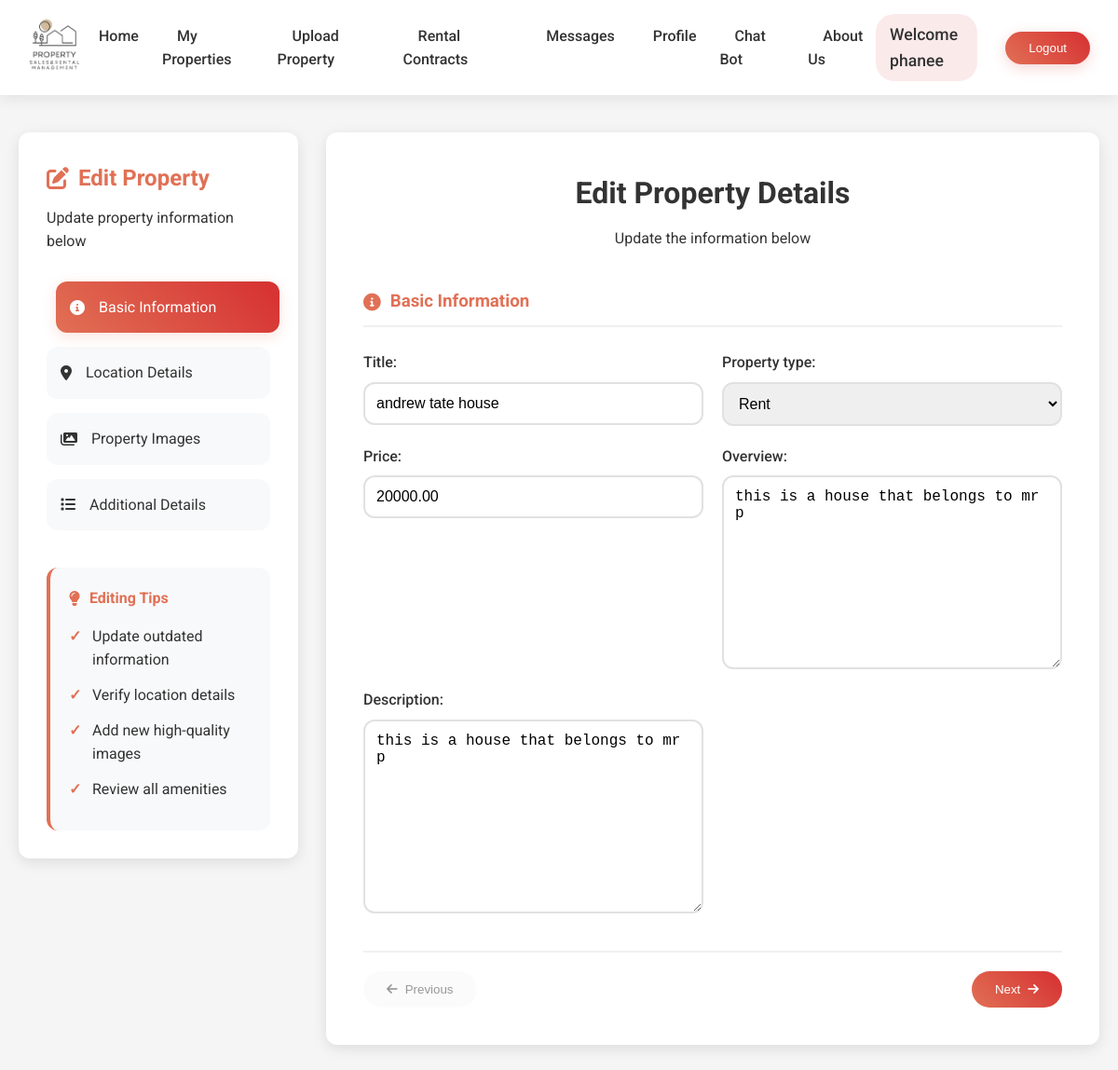
Page /ownerapp/properties/edit/5/ (signed in) on the committed database.
### ownerapp/models.py (models this page shows, shortened)
class Property(models.Model):
    PROPERTY_TYPE_CHOICES = [
        ('Rent', 'Rent'),
        ('Sale', 'Sale'),
    ]
    OCCUPANCY_CHOICES = [
        ('Available', 'Available'),
        ('Not Available', 'Not Available'),
    ]
    PARKING = [
        ('Available', 'Available'),
        ('Not Available', 'Not Available'),
    ]
    title = models.CharField(max_length=200)
    image = models.ImageField(upload_to='property_images/')
    image_2 = models.ImageField(upload_to='property_images/', blank=True, null=True)
    image_3 = models.ImageField(upload_to='property_images/', blank=True, null=True)
    overview = models.TextField(max_length=100)
    location = models.CharField(max_length=200)
    location_url = models.URLField(max_length=500, blank=True, null=True, help_text="OpenStreetMap URL for the property location")
    address = models.TextField(max_length=300, blank=True, null=True)
    property_type = models.CharField(max_length=10, choices=PROPERTY_TYPE_CHOICES, default='Rent')
    price = models.DecimalField(max_digits=10, decimal_places=2)
    description = models.TextField()
    size = models.PositiveIntegerField()
    bedrooms = models.PositiveIntegerField()
    bathrooms = models.PositiveIntegerField()
    parking = models.CharField(max_length=20,choices=PARKING,default='Available')
    year_built = models.PositiveIntegerField()
    flooring_type = models.CharField(max_length=100)
    owner_name = models.CharField(max_length=100, default='Owner Name')
    email = models.EmailField()
    phone = models.CharField(max_length=15)
    occupancy_status = models.CharField(max_length=20,choices=OCCUPANCY_CHOICES,default='Available')
    owner = models.ForeignKey(User, on_delete=models.CASCADE, related_name='properties', default=1)

### ownerapp/views.py (the view)
# urls.py: path('properties/edit/<int:pk>/', views.edit_property, name='edit_property'),
@login_required
def edit_property(request, pk):
    property = get_object_or_404(Property, pk=pk)
    if request.method == 'POST':
        form = PropertyForm(request.POST, request.FILES, instance=property)
        if form.is_valid():
            form.save()
            return redirect('ownerapp:property_list')
    else:
        form = PropertyForm(instance=property)
    return render(request, 'ownerApp/edit_property.html', {'form': form})

### ownerapp/forms.py
class PropertyForm(forms.ModelForm):
    class Meta:
        model = Property
        fields = [
            'title', 'image', 'image_2', 'image_3', 'overview', 'location', 'location_url', 'address',
            'property_type', 'price', 'description', 'size', 'bedrooms', 'bathrooms',
            'parking', 'year_built', 'flooring_type', 'owner_name', 'email', 'phone', 'occupancy_status'
        ]

### templates/ownerApp/edit_property.html (shortened to what this page needs)
{% load static %}
<!DOCTYPE html>
<html lang="en">
<head>
    <link rel="stylesheet" href="{% static 'css/adminApp/homepage.css' %}">
    <link rel="stylesheet" href="https://cdnjs.cloudflare.com/ajax/libs/font-awesome/6.0.0/css/all.min.css">
    <link rel="stylesheet" href="{% static 'css/ownerApp/upload_property.css' %}">
    <link rel="stylesheet" href="https://unpkg.com/leaflet/dist/leaflet.css" />
</head>
<body>
    {% block body %}
    {% include 'Navbar/ownerNavBar.html' %}
    <div class="page-container">
        <div class="progress-sidebar">
            <div class="progress-header">
                <h3><i class="fas fa-edit"></i> Edit Property</h3>
                <p>Update property information below</p>
            </div>
            <div class="progress-steps">
                <div class="step active">
                    <i class="fas fa-info-circle"></i>
                    <span>Basic Information</span>
                </div>
                <div class="step">
                    <i class="fas fa-map-marker-alt"></i>
                    <span>Location Details</span>
                </div>
                <div class="step">
                    <i class="fas fa-images"></i>
                    <span>Property Images</span>
                </div>
                <div class="step">
                    <i class="fas fa-list"></i>
                    <span>Additional Details</span>
                </div>
            </div>
            <div class="upload-tips">
                <h4><i class="fas fa-lightbulb"></i> Editing Tips</h4>
                <ul>
                    <li>Update outdated information</li>
                    <li>Verify location details</li>
                    <li>Add new high-quality images</li>
                    <li>Review all amenities</li>
                </ul>
            </div>
        </div>
        <div class="form-container">
            <div class="form-header">
                <h2>Edit Property Details</h2>
                <p>Update the information below</p>
            </div>
            <form class="upload-property-form" method="post" enctype="multipart/form-data">
                <div class="form-sections">
                    <div class="form-section active" id="basic-info">
                        <h3><i class="fas fa-info-circle"></i> Basic Information</h3>
                        <div class="form-grid">
                            <div class="form-group">
                                {{ form.title.label_tag }}
                                {{ form.title }}
                            </div>
                            <div class="form-group">
                                {{ form.property_type.label_tag }}
                                {{ form.property_type }}
                            </div>
                            <div class="form-group">
                                {{ form.price.label_tag }}
                                {{ form.price }}
                            </div>
                            <div class="form-group">
                                {{ form.overview.label_tag }}
                                {{ form.overview }}
                            </div>
                            <div class="form-group">
                                {{ form.description.label_tag }}
                                {{ form.description }}
                            </div>
                        </div>
                    </div>
                </div>
                <div class="form-navigation">
                    <button type="button" class="prev-btn" disabled><i class="fas fa-arrow-left"></i> Previous</button>
                    <button type="button" class="next-btn">Next <i class="fas fa-arrow-right"></i></button>
                </div>
            </form>
        </div>
    </div>
    {% endblock %}
</body>
</html>

### templates/Navbar/ownerNavBar.html (shortened to what this page needs)
{% load static %}
<header>
    <div class="logo">
        <a href="{% url 'ownerapp:ownerhomepage' %}">
            <img src="{% static 'images/logo.png' %}" alt="PS6 Logo">
        </a>
    </div>
    <nav>
        <ul>
            <li><a href="{% url 'ownerapp:ownerhomepage' %}">Home</a></li>
            <li><a href="{% url 'ownerapp:property_list'  %}">My Properties</a></li>
            <li><a href="{% url 'ownerapp:upload_property'  %}">Upload Property</a></li>
            <li><a href="{% url 'ownerapp:rental_contract' %}">Rental Contracts</a></li>
            <li><a href="{% url 'ownerapp:owner_messages' %}">Messages</a></li>
            <li><a href="{% url 'ownerapp:owner_profile' %}">Profile</a></li>
            <li><a href="{% url 'ownerapp:chatbot' %}">Chat Bot</a></li>
            <li><a href="{% url 'ownerapp:about_us' %}">About Us</a></li>
        </ul>
    </nav>
    <div class="auth-buttons">
        {% if user.is_authenticated %}
            <span class="welcome-message">Welcome {{ user.username }}</span>
            <form action="{% url 'adminapp:logout_view' %}" method="POST" style="display:inline;">
                <button type="submit" class="logout-btn">Logout</button>
            </form>
        {% else %}
            <a href="{% url 'ownerapp:login_or_register' %}" class="login-btn">Login/Register</a>
        {% endif %}
    </div>
</header>

### static/css/adminApp/homepage.css (style rules this page uses)
* { margin: 0; padding: 0; box-sizing: border-box; }
body { font-family: 'Poppins', sans-serif; margin: 0; padding: 0; background-color: #f5f5f5; color: #333; }
header { background-color: #ffffff; color: #333; padding: 15px 30px; display: flex; justify-content: space-between; align-items: center; box-shadow: 0 4px 15px rgba(0, 0, 0, 0.08); position: relative; z-index: 1000; }
.logo img { max-width: 150px; max-height: 60px; transition: transform 0.3s ease; }
nav ul { list-style: none; margin: 0; padding: 0; display: flex; gap: 25px; }
nav ul li a { color: #333; text-decoration: none; font-size: 1rem; font-weight: 500; padding: 8px 16px; border-radius: 20px; transition: all 0.3s ease; position: relative; }
nav ul li a::after { content: ''; position: absolute; bottom: 0; left: 50%; width: 0; height: 2px; transition: all 0.3s ease; transform: translateX(-50%); }
.auth-buttons { display: flex; align-items: center; gap: 15px; }
.welcome-message { margin-right: 15px; font-size: 1.1rem; font-weight: 500; color: #333; padding: 8px 15px; background-color: rgba(214, 48, 49, 0.1); border-radius: 20px; }
.logout-btn { background: linear-gradient(45deg, #e17055, #d63031); color: white; padding: 10px 25px; border: none; border-radius: 25px; cursor: pointer; font-weight: 500; transition: all 0.3s; box-shadow: 0 4px 15px rgba(214, 48, 49, 0.2); }

### rows in the picture
Property: title "andrew tate house", property_type "Rent", price "20000.00", overview "this is a house that belongs to mr p", description "this is a house that belongs to mr p"

### other values in the picture
{{ user.username }} "phanee"
